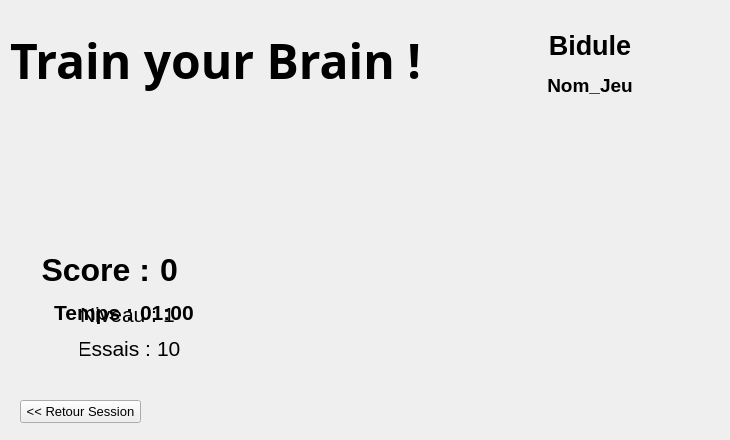
<?xml version="1.0" encoding="UTF-8"?>
<ui version="4.0">
 <class>F_Jeu</class>
 <widget class="QWidget" name="F_Jeu">
  <property name="geometry">
   <rect>
    <x>0</x>
    <y>0</y>
    <width>730</width>
    <height>440</height>
   </rect>
  </property>
  <property name="sizePolicy">
   <sizepolicy hsizetype="Fixed" vsizetype="Fixed">
    <horstretch>0</horstretch>
    <verstretch>0</verstretch>
   </sizepolicy>
  </property>
  <property name="minimumSize">
   <size>
    <width>730</width>
    <height>440</height>
   </size>
  </property>
  <property name="maximumSize">
   <size>
    <width>730</width>
    <height>440</height>
   </size>
  </property>
  <property name="windowTitle">
   <string>Form</string>
  </property>
  <widget class="QLabel" name="label">
   <property name="geometry">
    <rect>
     <x>10</x>
     <y>-10</y>
     <width>421</width>
     <height>141</height>
    </rect>
   </property>
   <property name="font">
    <font>
     <family>Papyrus</family>
     <pointsize>36</pointsize>
     <weight>75</weight>
     <bold>true</bold>
    </font>
   </property>
   <property name="text">
    <string>Train your Brain !</string>
   </property>
  </widget>
  <widget class="QWidget" name="layoutWidget">
   <property name="geometry">
    <rect>
     <x>510</x>
     <y>30</y>
     <width>160</width>
     <height>69</height>
    </rect>
   </property>
   <layout class="QVBoxLayout" name="verticalLayout">
    <property name="spacing">
     <number>10</number>
    </property>
    <item>
     <widget class="QLabel" name="Nom_Session">
      <property name="font">
       <font>
        <pointsize>20</pointsize>
        <weight>75</weight>
        <bold>true</bold>
       </font>
      </property>
      <property name="text">
       <string>Bidule</string>
      </property>
      <property name="alignment">
       <set>Qt::AlignCenter</set>
      </property>
     </widget>
    </item>
    <item>
     <widget class="QLabel" name="Nom_Jeu">
      <property name="font">
       <font>
        <pointsize>14</pointsize>
        <weight>75</weight>
        <bold>true</bold>
       </font>
      </property>
      <property name="text">
       <string>Nom_Jeu</string>
      </property>
      <property name="alignment">
       <set>Qt::AlignCenter</set>
      </property>
     </widget>
    </item>
   </layout>
  </widget>
  <widget class="QWidget" name="Widget_Jeu" native="true">
   <property name="geometry">
    <rect>
     <x>250</x>
     <y>130</y>
     <width>440</width>
     <height>280</height>
    </rect>
   </property>
  </widget>
  <widget class="QPushButton" name="Bouton_Retour_Session">
   <property name="geometry">
    <rect>
     <x>20</x>
     <y>400</y>
     <width>121</width>
     <height>23</height>
    </rect>
   </property>
   <property name="font">
    <font>
     <pointsize>10</pointsize>
    </font>
   </property>
   <property name="cursor">
    <cursorShape>PointingHandCursor</cursorShape>
   </property>
   <property name="text">
    <string>&lt;&lt; Retour Session</string>
   </property>
  </widget>
  <widget class="QLabel" name="label_Temp">
   <property name="geometry">
    <rect>
     <x>50</x>
     <y>300</y>
     <width>83</width>
     <height>25</height>
    </rect>
   </property>
   <property name="font">
    <font>
     <pointsize>16</pointsize>
     <weight>75</weight>
     <bold>true</bold>
    </font>
   </property>
   <property name="text">
    <string>Temps :</string>
   </property>
   <property name="alignment">
    <set>Qt::AlignRight|Qt::AlignTrailing|Qt::AlignVCenter</set>
   </property>
  </widget>
  <widget class="QLabel" name="Valeur_Temps">
   <property name="geometry">
    <rect>
     <x>140</x>
     <y>300</y>
     <width>60</width>
     <height>25</height>
    </rect>
   </property>
   <property name="font">
    <font>
     <pointsize>16</pointsize>
     <weight>75</weight>
     <bold>true</bold>
    </font>
   </property>
   <property name="text">
    <string>01:00</string>
   </property>
  </widget>
  <widget class="QLabel" name="label_Score">
   <property name="geometry">
    <rect>
     <x>39</x>
     <y>250</y>
     <width>111</width>
     <height>39</height>
    </rect>
   </property>
   <property name="font">
    <font>
     <pointsize>24</pointsize>
     <weight>75</weight>
     <bold>true</bold>
    </font>
   </property>
   <property name="text">
    <string>Score :</string>
   </property>
   <property name="alignment">
    <set>Qt::AlignRight|Qt::AlignTrailing|Qt::AlignVCenter</set>
   </property>
  </widget>
  <widget class="QLabel" name="Valeur_Score">
   <property name="geometry">
    <rect>
     <x>160</x>
     <y>250</y>
     <width>51</width>
     <height>39</height>
    </rect>
   </property>
   <property name="font">
    <font>
     <pointsize>24</pointsize>
     <weight>75</weight>
     <bold>true</bold>
    </font>
   </property>
   <property name="text">
    <string>0</string>
   </property>
  </widget>
  <widget class="QLabel" name="Label_Pouce">
   <property name="geometry">
    <rect>
     <x>60</x>
     <y>100</y>
     <width>131</width>
     <height>131</height>
    </rect>
   </property>
   <property name="text">
    <string/>
   </property>
  </widget>
  <widget class="QWidget" name="">
   <property name="geometry">
    <rect>
     <x>80</x>
     <y>300</y>
     <width>101</width>
     <height>62</height>
    </rect>
   </property>
   <layout class="QVBoxLayout" name="verticalLayout_2">
    <item>
     <layout class="QHBoxLayout" name="horizontalLayout">
      <item>
       <widget class="QLabel" name="label_Niveau">
        <property name="font">
         <font>
          <pointsize>16</pointsize>
          <weight>50</weight>
          <bold>false</bold>
         </font>
        </property>
        <property name="text">
         <string>Niveau :</string>
        </property>
        <property name="alignment">
         <set>Qt::AlignRight|Qt::AlignTrailing|Qt::AlignVCenter</set>
        </property>
       </widget>
      </item>
      <item>
       <widget class="QLabel" name="Valeur_Niveau">
        <property name="font">
         <font>
          <pointsize>16</pointsize>
         </font>
        </property>
        <property name="text">
         <string>1</string>
        </property>
       </widget>
      </item>
     </layout>
    </item>
    <item>
     <layout class="QHBoxLayout" name="horizontalLayout_2">
      <item>
       <widget class="QLabel" name="Label_Essais">
        <property name="font">
         <font>
          <pointsize>16</pointsize>
          <weight>50</weight>
          <bold>false</bold>
         </font>
        </property>
        <property name="text">
         <string>Essais :</string>
        </property>
        <property name="alignment">
         <set>Qt::AlignRight|Qt::AlignTrailing|Qt::AlignVCenter</set>
        </property>
       </widget>
      </item>
      <item>
       <widget class="QLabel" name="Valeur_Essais">
        <property name="font">
         <font>
          <pointsize>16</pointsize>
         </font>
        </property>
        <property name="text">
         <string>10</string>
        </property>
       </widget>
      </item>
     </layout>
    </item>
   </layout>
  </widget>
 </widget>
 <resources/>
 <connections/>
</ui>
